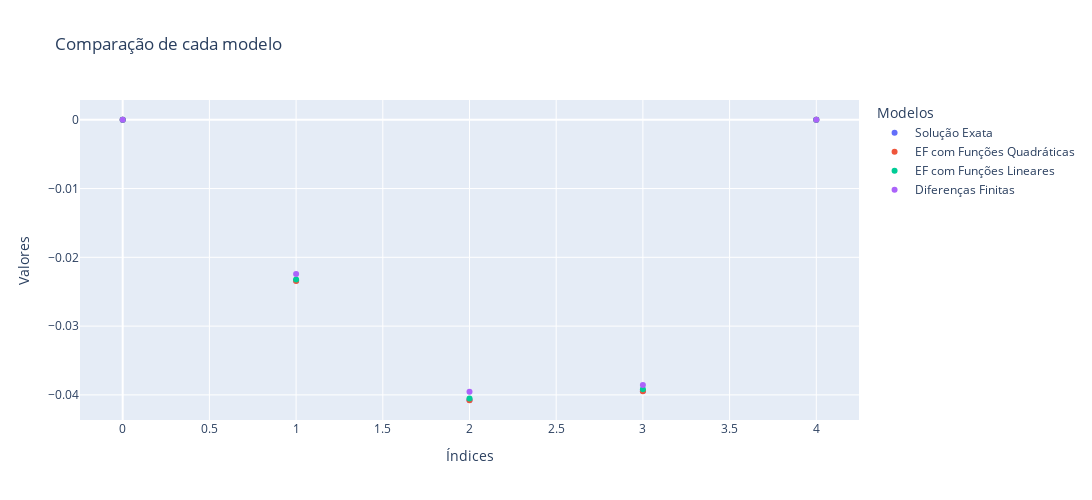

Source (notebook cell):
### Markdown cell above
Analise o erro em relação à solução exata e à solução via diferenças finitas. Você pode definir este erro como o desvio quadrático

$$
\sum_{i} (u_i^{\text{aprox}} - u_i^{\text{exato}})^2
$$

onde $u_i^{\text{aprox}}$ é a solução aproximada e $u_i^{\text{exato}}$ é a solução exata no ponto $i$. <br>

E também o erro relativo

$$
\sum_{i} \frac{|u_i^{\text{aprox}}- u_i^{\text{exato}}|}{|u_i^{\text{exato}}|}
$$

### Code cell
def erros(exato, aprox):
    absoluto = abs(aprox - exato)**2
    relativo = absoluto / abs(exato) if exato != 0 else 0
    return absoluto, relativo


def tablet(qtd):

    tam = 1 / qtd
    cont = np.arange(0, 1+tam, tam)
    exata = [u(i) for i in cont]
    quadratica = [0] + Us.tolist() + [0]

    diferencas_finitas = [0] + dif_finit(N=qtd) + [0]
    lienares_sol = [0] + elementos_lienares(qtd) + [0]

    len_exata = len(exata)
    len_quadratica = len(quadratica)
    len_diferencas_finitas = len(diferencas_finitas)
    len_lienares_sol = len(lienares_sol)

    print(len_lienares_sol)

    if not (len_exata == len_quadratica == len_diferencas_finitas == len_lienares_sol):
        raise ValueError("As listas têm tamanhos diferentes.")
    
    
    data_com = pd.DataFrame({
        'Solução Exata': exata,
        'EF com Funções Quadráticas': quadratica,
        'EF com Funções Lineares': lienares_sol,
        'Diferenças Finitas': diferencas_finitas
    })

    errors = {}
    exact_column = 'Solução Exata'

    for column in data_com.columns:
        if column != exact_column:
            absolute_errors = []
            relative_errors = []
            for exato, aprox in zip(data_com[exact_column], data_com[column]):
                abs_error, rel_error = erros(exato, aprox)
                absolute_errors.append(abs_error)
                relative_errors.append(rel_error)
            errors[column] = {
                'Desvio quadrático': sum(absolute_errors),
                'Erro Relativo': sum(relative_errors)  
            }

 
    sum_errors_df = pd.DataFrame(errors)
    print("Dados gerados:")
    display(data_com)
    print("\nErros totais acumulados:")
    display(sum_errors_df)

    fig = go.Figure()

    for column in data_com.columns:
        fig.add_trace(go.Scatter(x=data_com.index, y=data_com[column], mode='markers', name=column))

   
    fig.update_layout(
        title='Comparação de cada modelo',
        xaxis_title='Índices',
        yaxis_title='Valores',
        legend=dict(
            title='Modelos'
        ),
        showlegend=True,
        xaxis=dict(showgrid=True),  
        yaxis=dict(showgrid=True) ,
        width=1200,  # Definindo a largura em pixels
        height=500
    )

    fig.show()

tablet(qtd=4)

### Figure 1 — Plotly figure (JSON) as saved in the notebook; plotly's stock layout.template omitted (floating-point values rounded to 4 significant figures)
{"data": [{"mode": "markers", "name": "Solução Exata", "type": "scatter", "x": [0, 1, 2, 3, 4], "y": [0, -0.02337, -0.04076, -0.03942, 0]}, {"mode": "markers", "name": "EF com Funções Quadráticas", "type": "scatter", "x": [0, 1, 2, 3, 4], "y": [0, -0.02345, -0.04078, -0.03947, 0]}, {"mode": "markers", "name": "EF com Funções Lineares", "type": "scatter", "x": [0, 1, 2, 3, 4], "y": [0, -0.02323, -0.04052, -0.03919, 0]}, {"mode": "markers", "name": "Diferenças Finitas", "type": "scatter", "x": [0, 1, 2, 3, 4], "y": [0, -0.02242, -0.03953, -0.03855, 0]}], "layout": {"height": 500, "legend": {"title": {"text": "Modelos"}}, "showlegend": true, "title": {"text": "Comparação de cada modelo"}, "width": 1200, "xaxis": {"showgrid": true, "title": {"text": "Índices"}}, "yaxis": {"showgrid": true, "title": {"text": "Valores"}}}}
